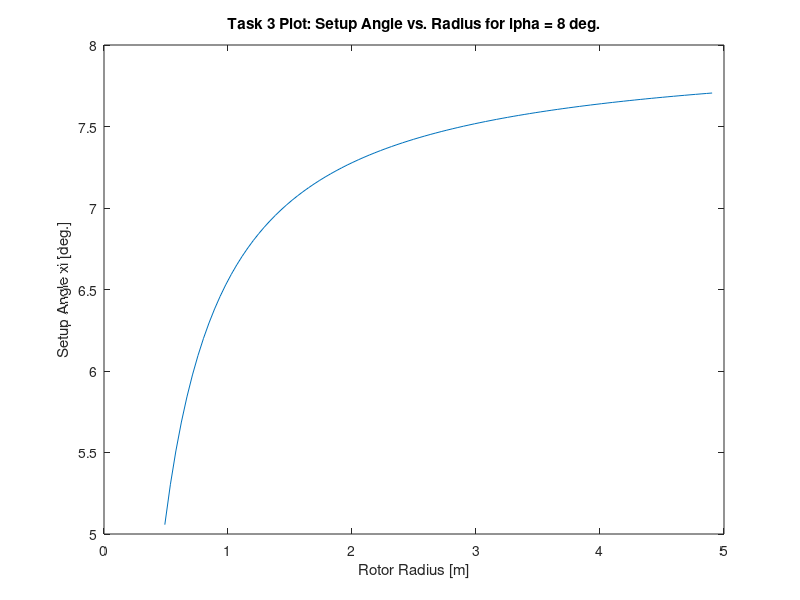

Write the MATLAB code that produced this figure.
%% Task 3 Problem Statement
% Plot setup angle to keep alpha = 8

%% Constants/Initializations

p = 1.18;
v1 = 6.5;
a = 8;
CL = 1.26;
n = 3;
w = 3.0;

% Deliverables
o = 0;
R = 4.9042; %[m]

rh = 0.1*R;
Kh = 0.085*R;
lambda = w*R/v1;
rhat = rh/R;

%% Plot

r = linspace(rh,R,100); %[m], linspace
w_deg = rad2deg(w);
zeta = a - atand(2*R*v1./(3*w_deg*R.*r)); %[deg]
plot(r,zeta);
xlabel("Rotor Radius [m]");
ylabel("Setup Angle \xi [deg.]");
title("Task 3 Plot: Setup Angle vs. Radius for \alpha = 8 deg.");